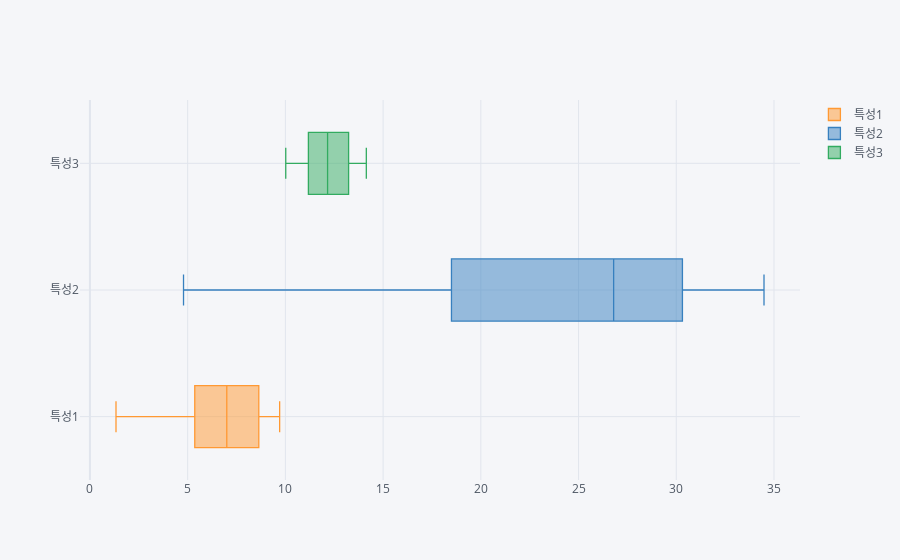

The code cell stored with this chart in its notebook:
### Code cell
X_scaled_df.iplot(kind='box', orientation='h')
